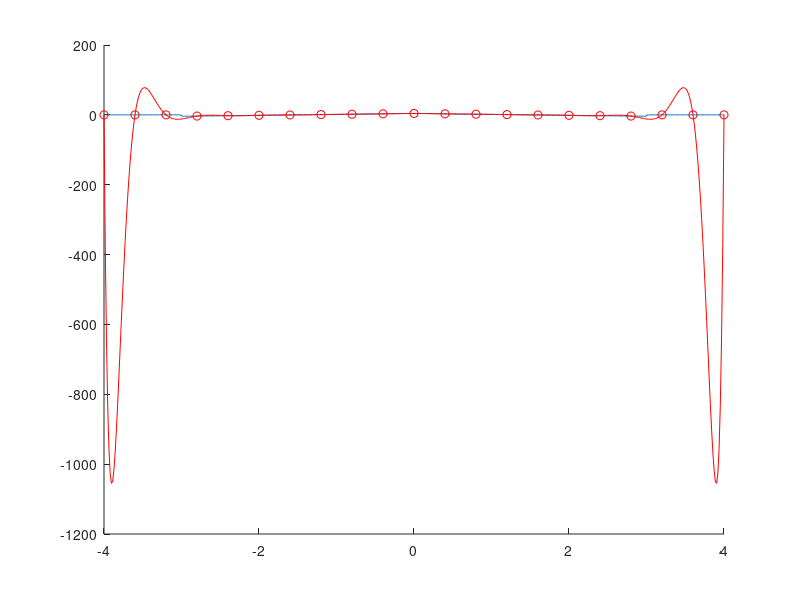

The MATLAB script that drew this image:
clear all
close all
clc
hold on

% tracer du sinus
nt=500;
x0=-4:8/nt:4;
x0=x0';
y0=(abs(x0)<3.).*4.*(1-abs(2*x0/3));
plot(x0,y0)

% points de collocation
nc=20;
xc=-4:8/nc:4;
xc=xc';
yc=(abs(xc)<3.).*4.*(1-abs(2*xc/3));

% matrice de Vandermonde
A=ones(nc+1,1);
format long
for i=1:nc
    A=[A (xc.^i)];
end

% resolution du systeme
a=A\yc;

% coefficients du polynome
a=fliplr(a') ;

% tracer des points
y=polyval(a,xc);
plot(xc,y,'ro')

% tracer de la courbe d'interpolation
y=polyval(a,x0);
plot(x0,y,'r')
